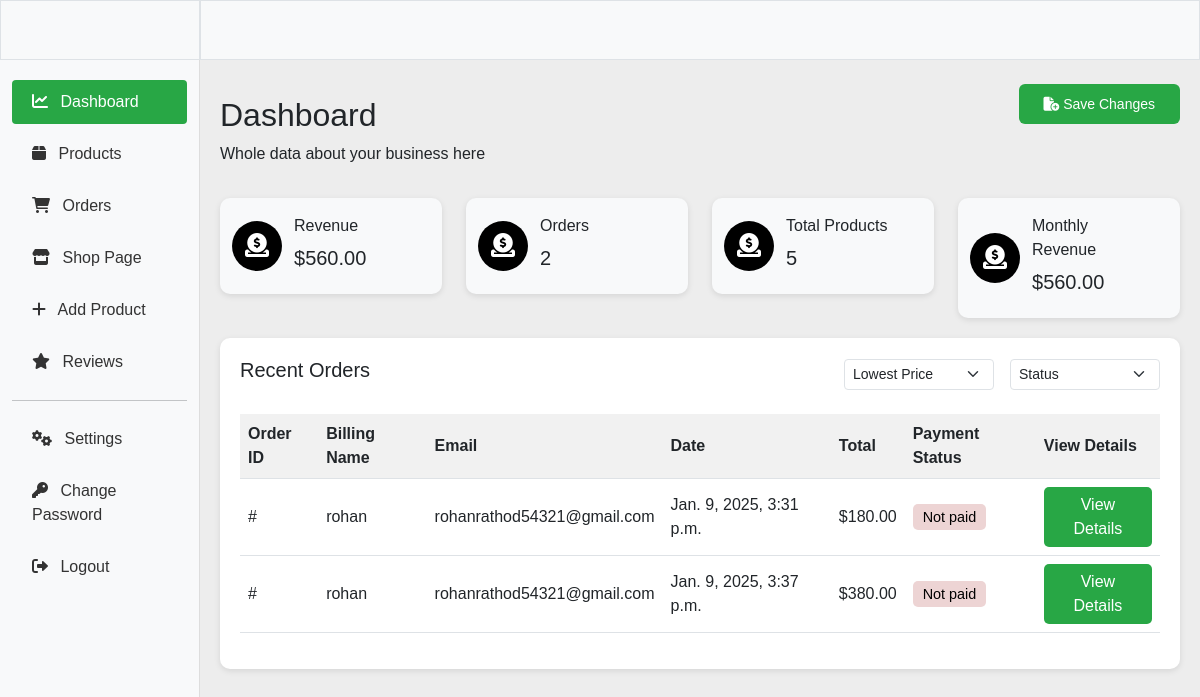
/useradmin/dashboard/ (signed in), run on an earlier commit of the app's database.
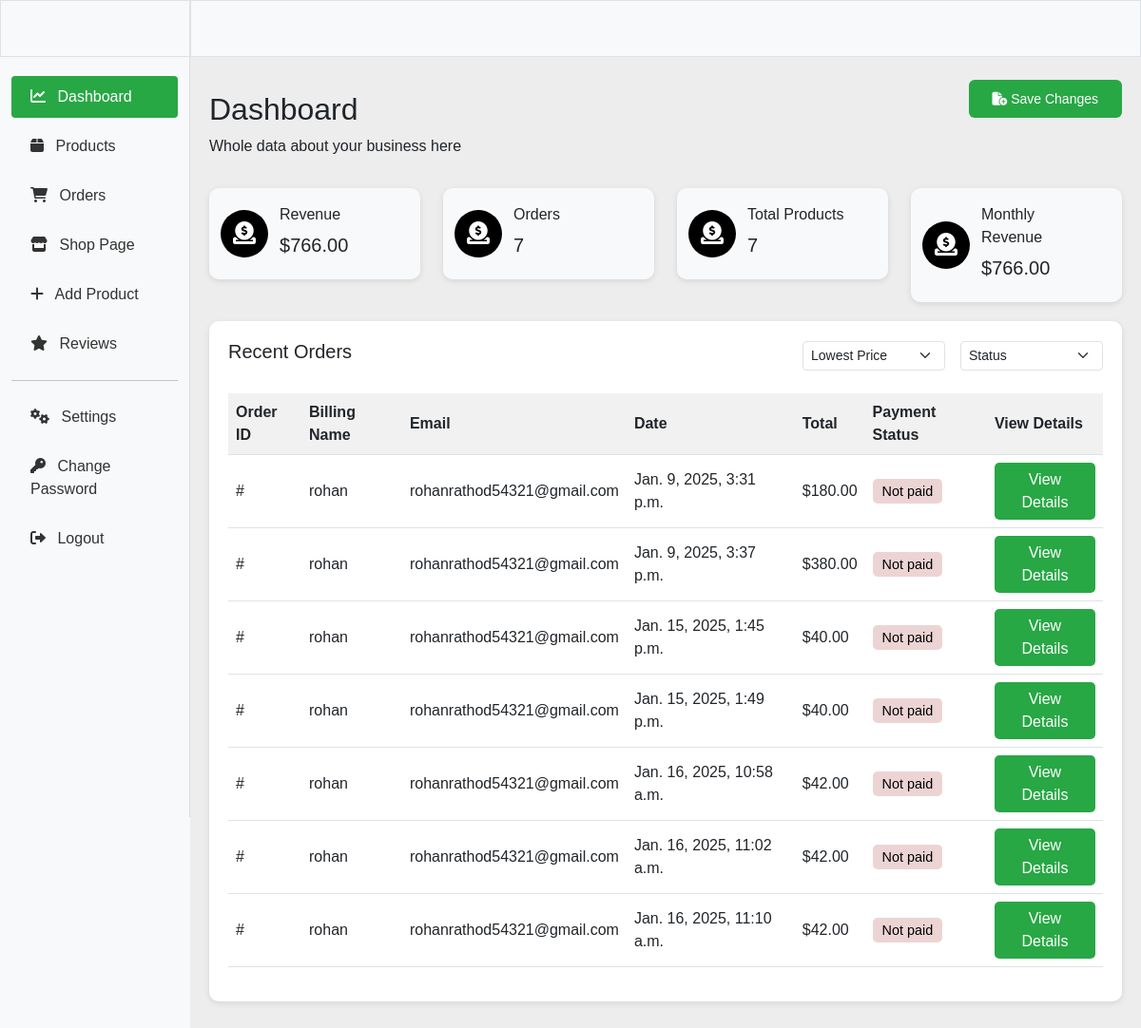
And on a later commit of the database.
### core/models.py (models this page shows)
class CartOrder(models.Model):
    user = models.ForeignKey(User, on_delete=models.CASCADE)
    price = models.DecimalField(max_digits=9999999999999, decimal_places=2, default="1.99")
    paid_status = models.BooleanField(default=False)
    order_date = models.DateTimeField(auto_now_add=True)
    product_status = models.CharField(choices=STATUS_CHOICE, max_length=10, default="Processing")
    class Meta:
        verbose_name_plural = "Cart Order"  #categorys ==> Categories  in table

### userauths/models.py (models this page shows)
class User(AbstractUser):
    email = models.EmailField(unique=True, null=False)
    username = models.CharField(max_length=100)
    bio = models.CharField(max_length = 100)
    USERNAME_FIELD = "email"             # while filling login form set username will accept email
    REQUIRED_FIELDS = ['username']       # required fiels with email and password and password 2
    def __str__(self):
        return self.username                # functio return name when we see user table in admin database it returns name and shows name

### useradmin/decorators.py (the view)
    def wrapper(request, *args, **kwargs):
        if request.user.is_superuser != True:
            messages.warning(request, "you are not authorized to accces this page")
            return redirect("/user/sign-in")
        return view_func(request, *args, **kwargs)

### core/context_processor.py (called while the page is built)
def default(request):
    categories = Category.objects.all()
    vendor = Vendor.objects.all()
    min_max_price = Product.objects.all().aggregate(Min('price'), Max('price'))
    wishlist_product_ids = Wishlist.objects.filter(user=request.user).values_list('product__id', flat=True) if request.user.is_authenticated else []
    try:
        wishlist = Wishlist.objects.filter(user = request.user)
    except:
        messages.warning(request, "You need to login first")
        wishlist = 0
    try:
        address = Address.objects.get(user = request.user)
    except:
        address = None
    return {
        'categories': categories,
        'address' : address,
        'vendors' : vendor,
        'min_max_price' : min_max_price,
        'wishlist':wishlist,
        'wishlist_product_ids':wishlist_product_ids,
    }

### core/models.py (called while the page is built)
    def __str__(self):
        return self.title

### templates/useradmin/dashboard.html (shortened to what this page needs)
{% load static %} {{ form.media }}
<!DOCTYPE html>
<html lang="en">
  <head>
    <link
      href="https://cdn.jsdelivr.net/npm/bootstrap@5.3.0/dist/css/bootstrap.min.css"
      rel="stylesheet"
    />
    <link
      rel="stylesheet"
      href="https://cdnjs.cloudflare.com/ajax/libs/font-awesome/6.7.2/css/all.min.css"
    />
    <link
      rel="stylesheet"
      type="text/css"
      href="{% static 'assets/useradmin/dashboard.css' %}"
    />
    <link
      rel="stylesheet"
      href="https://cdnjs.cloudflare.com/ajax/libs/font-awesome/6.0.0/css/all.min.css"
    />
  </head>
  <body>
    <div class="container-fluid">
      <div class="row">
        <div class="col-md-3 col-lg-2 border" style="height: 60px"></div>
        <div class="col-md-9 col-lg-10 border"></div>
      </div>
    </div>
    <div class="container-fluid">
      <div class="row">
        <div class="col-md-3 col-lg-2 sidebar">
          <a class="active mb-2" onclick="showSection('dashboard')"
            ><i class="fas fa-chart-line me-2"></i> Dashboard</a
          >
          <a class="mb-2" onclick="showSection('products')"
            ><i class="fas fa-box me-2"></i> Products</a
          >
          <a class="mb-2" onclick="showSection('orders')"
            ><i class="fas fa-shopping-cart me-2"></i> Orders</a
          >
          <a class="mb-2" onclick="showSection('shop_page')"
            ><i class="fas fa-store me-2"></i> Shop Page</a
          >
          <a class="mb-2" onclick="showSection('add_product')"
            ><i class="fas fa-plus me-2"></i> Add Product</a
          >
          <a class="mb-2" onclick="showSection('reviews')"
            ><i class="fas fa-star me-2"></i> Reviews</a
          >
          <hr />
          <a class="mb-2" onclick="showSection('settings')"
            ><i class="fas fa-cogs me-2"></i> Settings</a
          >
          <a class="mb-2" onclick="showSection('change_pass')"
            ><i class="fas fa-key me-2"></i> Change Password</a
          >
          <a class="mb-2" onclick="showSection('logout')"
            ><i class="fas fa-sign-out-alt me-2"></i> Logout</a
          >
        </div>
        <div
          class="col-md-9 col-lg-10 content"
          style="background-color: #ededed"
        >
          <div id="dashboard" class="section">
            <div class="row d-flex justify-content-between">
              <div class="col-md-6 mt-3 mb-3">
                <h2 class="mb-2">Dashboard</h2>
                <p>Whole data about your business here</p>
              </div>
              <div class="col-md-6 d-flex justify-content-end">
                <button
                  class="btn submit mt-1 mb-3 pt-1 pb-1 ps-4 pe-4"
                  style="
                    font-weight: 500;
                    color: white;
                    height: 40px;
                    background-color: #28a745;
                  "
                >
                  <span class="small"
                    ><i class="fa-solid fa-file-circle-plus"></i> Save Changes
                  </span>
                </button>
              </div>
            </div>
            <div class="row">
              <div class="col-md-3">
                <div class="card card-stat">
                  <div class="card-body">
                    <div class="row d-flex align-items-center ps-2">
                      <div
                        class="col-md-4 d-flex justify-content-center align-items-center"
                        style="
                          border-radius: 50%;
                          width: 50px;
                          height: 50px;
                          background-color: rgba(0, 0, 0);
                        "
                      >
                        <span class="">
                          <i
                            class="fa-solid fa-circle-dollar-to-slot fa-xl"
                            style="color: #ffffff"
                          ></i>
                        </span>
                      </div>
                      <div class="col-md-8 text-start">
                        <p class="mb-2">Revenue</p>
                        <h5>${{revenue.price|floatformat:2}}</h5>
                      </div>
                    </div>
                  </div>
                </div>
              </div>
              <div class="col-md-3">
                <div class="card card-stat">
                  <div class="card-body">
                    <div class="row d-flex align-items-center ps-2">
                      <div
                        class="col-md-4 d-flex justify-content-center align-items-center"
                        style="
                          border-radius: 50%;
                          width: 50px;
                          height: 50px;
                          background-color: rgba(0, 0, 0);
                        "
                      >
                        <span class="">
                          <i
                            class="fa-solid fa-circle-dollar-to-slot fa-xl"
                            style="color: #ffffff"
                          ></i>
                        </span>
                      </div>
                      <div class="col-md-8 text-start">
                        <p class="mb-2">Orders</p>
                        <h5>{{total_order_count.count}}</h5>
                      </div>
                    </div>
                  </div>
                </div>
              </div>
              <div class="col-md-3">
                <div class="card card-stat">
                  <div class="card-body">
                    <div class="row d-flex align-items-center ps-2">
                      <div
                        class="col-md-4 d-flex justify-content-center align-items-center"
                        style="
                          border-radius: 50%;
                          width: 50px;
                          height: 50px;
                          background-color: rgba(0, 0, 0);
                        "
                      >
                        <span class="">
                          <i
                            class="fa-solid fa-circle-dollar-to-slot fa-xl"
                            style="color: #ffffff"
                          ></i>
                        </span>
                      </div>
                      <div class="col-md-8 text-start">
                        <p class="mb-2">Total Products</p>
                        <h5>{{all_products.count}}</h5>
                      </div>
                    </div>
                  </div>
                </div>
              </div>
              <div class="col-md-3">
                <div class="card card-stat">
                  <div class="card-body">
                    <div class="row d-flex align-items-center ps-2">
                      <div
                        class="col-md-4 d-flex justify-content-center align-items-center"
                        style="
                          border-radius: 50%;
                          width: 50px;
                          height: 50px;
                          background-color: rgba(0, 0, 0);
                        "
                      >
                        <span class="">
                          <i
                            class="fa-solid fa-circle-dollar-to-slot fa-xl"
                            style="color: #ffffff"
                          ></i>
                        </span>
                      </div>
                      <div class="col-md-8 text-start">
                        <p class="mb-2">Monthly Revenue</p>
                        <h5>${{monthly_revenue.price|floatformat:2}}</h5>
                      </div>
                    </div>
                  </div>
                </div>
              </div>
            </div>
            <div class="table-container">
              <div
                class="d-flex justify-content-between align-items-center mb-4"
              >
                <h5>Recent Orders</h5>
                <div class="d-flex gap-3">
                  <select
                    class="form-select form-select-sm"
                    style="width: 150px"
                  >
                    <option selected>Lowest Price</option>
                  </select>
                  <select
                    class="form-select form-select-sm"
                    style="width: 150px"
                  >
                    <option selected>Status</option>
                  </select>
                </div>
              </div>
              <table class="table">
                <thead>
                  <tr>
                    <th scope="col">Order ID</th>
                    <th scope="col">Billing Name</th>
                    <th scope="col">Email</th>
                    <th scope="col">Date</th>
                    <th scope="col">Total</th>
                    <th scope="col">Payment Status</th>
                    <th scope="col">View Details</th>
                  </tr>
                </thead>
                <tbody>
                  {% for i in latest_orders %}
                  <tr>
                    <td>#{{i.sku}}</td>
                    <td>{{i.user}}</td>
                    <td>{{i.user.email}}</td>
                    <td>{{i.order_date}}</td>
                    <td>${{i.price}}</td>
                    <td>
                      {% if i.paid_status == True %}
                      <span class="status-badge status-paid">Paid</span>
                      {% else %}
                      <span class="status-badge status-unpaid">Not paid</span>
                      {% endif %}
                    </td>
                    <td>
                      <button class="btn btn-details">View Details</button>
                    </td>
                  </tr>
                  {% endfor %}
                </tbody>
              </table>
            </div>
          </div>
        </div>
      </div>
    </div>
  </body>
</html>

### static/assets/useradmin/dashboard.css (style rules this page uses)
body { font-family: Arial, sans-serif; background-color: #f8f9fa; }
.sidebar { height: 100vh; background-color: #f8f9fa; border-right: 1px solid #ddd; padding-top: 20px; }
.sidebar a { font-size: 16px; color: #333; display: block; padding: 10px 20px; text-decoration: none; cursor: pointer; }
.sidebar a:hover, .sidebar a.active { background-color: rgb(40, 167, 69); color: white; border-radius: 4px; }
.content { padding: 20px; }
.card-stat { border: none; background-color: #f8f9fa; border-radius: 10px; box-shadow: 0 2px 6px rgba(0, 0, 0, 0.1); }
.card-stat .card-body { text-align: center; }
.table-container { margin-top: 20px; background: #fff; border-radius: 10px; box-shadow: 0 2px 6px rgba(0, 0, 0, 0.1); padding: 20px; }
.table th, .table td { vertical-align: middle; }
.table th { background-color: #f1f1f1; }
.btn-details { background-color: #28a745; color: #fff; border: none; padding: 6px 12px; border-radius: 5px; }
.status-badge { padding: 5px 10px; border-radius: 5px; font-size: 0.9rem; }
.status-unpaid { background-color: #edd4d4; color: #000000; }
.section { margin-bottom: 10px; }

What changed in the data, as far as the page shows it:
added CartOrder: user "rohan", user.email "rohanrathod54321@gmail.com", order_date "Jan. 15, 2025, 1:45 p.m.", price "40.00", paid_status "Not paid"
added CartOrder: user "rohan", user.email "rohanrathod54321@gmail.com", order_date "Jan. 15, 2025, 1:49 p.m.", price "40.00", paid_status "Not paid"
added CartOrder: user "rohan", user.email "rohanrathod54321@gmail.com", order_date "Jan. 16, 2025, 10:58 a.m.", price "42.00", paid_status "Not paid"
added CartOrder: user "rohan", user.email "rohanrathod54321@gmail.com", order_date "Jan. 16, 2025, 11:02 a.m.", price "42.00", paid_status "Not paid"
added CartOrder: user "rohan", user.email "rohanrathod54321@gmail.com", order_date "Jan. 16, 2025, 11:10 a.m.", price "42.00", paid_status "Not paid"
Also different on the page:
{{ revenue.price|floatformat:2 }}: "560.00" → "766.00"
{{ total_order_count.count }}: "2" → "7"
{{ all_products.count }}: "5" → "7"
{{ monthly_revenue.price|floatformat:2 }}: "560.00" → "766.00"
